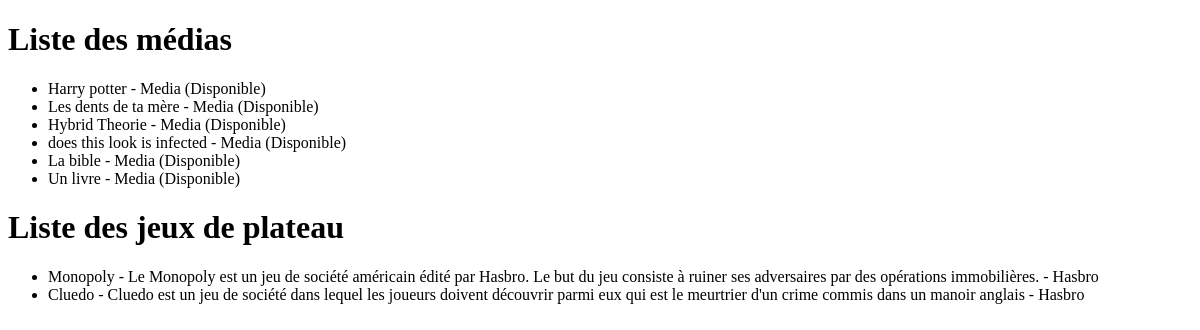
The page /consultation/medias/ on the database as committed earlier.
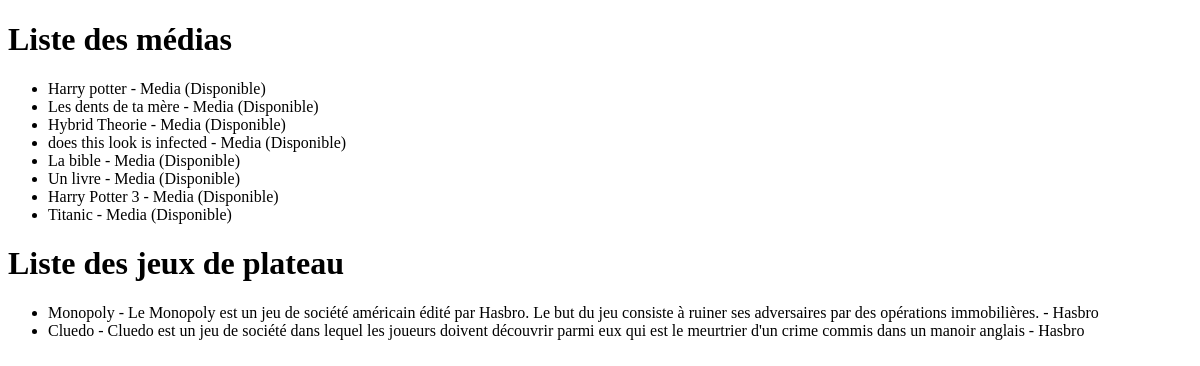
The same page on the database as committed later.
### bibliothecaire/models.py (models this page shows, shortened)
class Media(models.Model):
    name = models.CharField(max_length=155)
    disponible = models.BooleanField(default=True)
    date_emprunt = models.DateField(null=True, blank=True)
    date_retour = models.DateField(null=True, blank=True)
    emprunteur = models.ForeignKey(Emprunteur, on_delete=models.SET_NULL, null=True, blank=True, related_name='media_emprunt')
    def get_media_type(self):
        return self.__class__.__name__

class JeuDePlateau(models.Model):
    nom = models.CharField(max_length=155)
    fabricant = models.CharField(max_length=155)
    description = models.CharField(max_length=155)

### consultation/views.py (the view)
# urls.py: path('', media_list, name='media_list'),
def media_list(request):
    medias = Media.objects.all()
    jeux = JeuDePlateau.objects.all()
    return render(request, 'consultation/media_list.html', {'medias': medias, 'jeux': jeux})

### consultation/templates/consultation/media_list.html (shortened to what this page needs)
<!DOCTYPE html>
<html>
<head>
</head>
<body>
    <h1>Liste des médias</h1>
    <ul>
        {% for media in medias %}
        <li>
            {{ media.name }} - {{ media.get_media_type }}
            {% if media.disponible %}
                (Disponible)
            {% else %}
                (Emprunté par : {{ media.emprunteur }})
            {% endif %}
        </li>
        {% endfor %}
    </ul>
    <h1>Liste des jeux de plateau</h1>
    <ul>
        {% for jeu in jeux %}
        <li>
            {{ jeu.nom }} - {{ jeu.description }} - {{ jeu.fabricant }}
        </li>
        {% endfor %}
    </ul>
</body>
</html>

Rows that differ between the two databases and show on the page:
added Media: name "Harry Potter 3", get_media_type "Media", disponible "(Disponible)"
added Media: name "Titanic", get_media_type "Media", disponible "(Disponible)"
